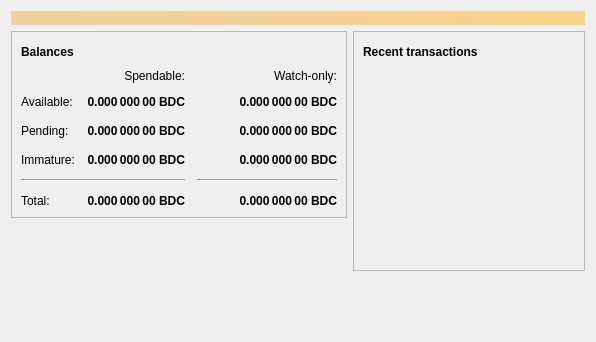
<?xml version="1.0" encoding="UTF-8"?>
<ui version="4.0">
 <class>OverviewPage</class>
 <widget class="QWidget" name="OverviewPage">
  <property name="geometry">
   <rect>
    <x>0</x>
    <y>0</y>
    <width>596</width>
    <height>342</height>
   </rect>
  </property>
  <property name="windowTitle">
   <string>Form</string>
  </property>
  <layout class="QVBoxLayout" name="topLayout">
   <item>
    <widget class="QLabel" name="labelAlerts">
     <property name="visible">
      <bool>false</bool>
     </property>
     <property name="styleSheet">
      <string notr="true">background-color: qlineargradient(x1: 0, y1: 0, x2: 1, y2: 0, stop:0 #F0D0A0, stop:1 #F8D488); color:#000000;</string>
     </property>
     <property name="wordWrap">
      <bool>true</bool>
     </property>
     <property name="margin">
      <number>3</number>
     </property>
    </widget>
   </item>
   <item>
    <layout class="QHBoxLayout" name="horizontalLayout" stretch="1,1">
     <item>
      <layout class="QVBoxLayout" name="verticalLayout_2">
       <item>
        <widget class="QFrame" name="frame">
         <property name="frameShape">
          <enum>QFrame::StyledPanel</enum>
         </property>
         <property name="frameShadow">
          <enum>QFrame::Raised</enum>
         </property>
         <layout class="QVBoxLayout" name="verticalLayout_4">
          <item>
           <layout class="QHBoxLayout" name="horizontalLayout_4">
            <item>
             <widget class="QLabel" name="label_5">
              <property name="font">
               <font>
                <weight>75</weight>
                <bold>true</bold>
               </font>
              </property>
              <property name="text">
               <string>Balances</string>
              </property>
             </widget>
            </item>
            <item>
             <widget class="QPushButton" name="labelWalletStatus">
              <property name="enabled">
               <bool>false</bool>
              </property>
              <property name="maximumSize">
               <size>
                <width>30</width>
                <height>16777215</height>
               </size>
              </property>
              <property name="toolTip">
               <string>The displayed information may be out of date. Your wallet automatically synchronizes with the Beardcoin network after a connection is established, but this process has not completed yet.</string>
              </property>
              <property name="text">
               <string/>
              </property>
              <property name="icon">
               <iconset resource="../beardcoin.qrc">
                <normaloff>:/icons/warning</normaloff>
                <disabledoff>:/icons/warning</disabledoff>:/icons/warning</iconset>
              </property>
              <property name="iconSize">
               <size>
                <width>24</width>
                <height>24</height>
               </size>
              </property>
              <property name="flat">
               <bool>true</bool>
              </property>
             </widget>
            </item>
            <item>
             <spacer name="horizontalSpacer_3">
              <property name="orientation">
               <enum>Qt::Horizontal</enum>
              </property>
              <property name="sizeHint" stdset="0">
               <size>
                <width>40</width>
                <height>20</height>
               </size>
              </property>
             </spacer>
            </item>
           </layout>
          </item>
          <item>
           <layout class="QGridLayout" name="gridLayout">
            <property name="spacing">
             <number>12</number>
            </property>
            <item row="2" column="2">
             <widget class="QLabel" name="labelWatchPending">
              <property name="font">
               <font>
                <weight>75</weight>
                <bold>true</bold>
               </font>
              </property>
              <property name="cursor">
               <cursorShape>IBeamCursor</cursorShape>
              </property>
              <property name="toolTip">
               <string>Unconfirmed transactions to watch-only addresses</string>
              </property>
              <property name="text">
               <string notr="true">0.000 000 00 BDC</string>
              </property>
              <property name="alignment">
               <set>Qt::AlignRight|Qt::AlignTrailing|Qt::AlignVCenter</set>
              </property>
              <property name="textInteractionFlags">
               <set>Qt::LinksAccessibleByMouse|Qt::TextSelectableByKeyboard|Qt::TextSelectableByMouse</set>
              </property>
             </widget>
            </item>
            <item row="2" column="1">
             <widget class="QLabel" name="labelUnconfirmed">
              <property name="font">
               <font>
                <weight>75</weight>
                <bold>true</bold>
               </font>
              </property>
              <property name="cursor">
               <cursorShape>IBeamCursor</cursorShape>
              </property>
              <property name="toolTip">
               <string>Total of transactions that have yet to be confirmed, and do not yet count toward the spendable balance</string>
              </property>
              <property name="text">
               <string notr="true">0.000 000 00 BDC</string>
              </property>
              <property name="alignment">
               <set>Qt::AlignRight|Qt::AlignTrailing|Qt::AlignVCenter</set>
              </property>
              <property name="textInteractionFlags">
               <set>Qt::LinksAccessibleByMouse|Qt::TextSelectableByKeyboard|Qt::TextSelectableByMouse</set>
              </property>
             </widget>
            </item>
            <item row="3" column="2">
             <widget class="QLabel" name="labelWatchImmature">
              <property name="font">
               <font>
                <weight>75</weight>
                <bold>true</bold>
               </font>
              </property>
              <property name="cursor">
               <cursorShape>IBeamCursor</cursorShape>
              </property>
              <property name="toolTip">
               <string>Mined balance in watch-only addresses that has not yet matured</string>
              </property>
              <property name="text">
               <string notr="true">0.000 000 00 BDC</string>
              </property>
              <property name="alignment">
               <set>Qt::AlignRight|Qt::AlignTrailing|Qt::AlignVCenter</set>
              </property>
              <property name="textInteractionFlags">
               <set>Qt::LinksAccessibleByMouse|Qt::TextSelectableByKeyboard|Qt::TextSelectableByMouse</set>
              </property>
             </widget>
            </item>
            <item row="4" column="0" colspan="2">
             <widget class="Line" name="line">
              <property name="orientation">
               <enum>Qt::Horizontal</enum>
              </property>
             </widget>
            </item>
            <item row="4" column="2">
             <widget class="Line" name="lineWatchBalance">
              <property name="sizePolicy">
               <sizepolicy hsizetype="Preferred" vsizetype="Fixed">
                <horstretch>0</horstretch>
                <verstretch>0</verstretch>
               </sizepolicy>
              </property>
              <property name="minimumSize">
               <size>
                <width>140</width>
                <height>0</height>
               </size>
              </property>
              <property name="orientation">
               <enum>Qt::Horizontal</enum>
              </property>
             </widget>
            </item>
            <item row="5" column="0">
             <widget class="QLabel" name="labelTotalText">
              <property name="text">
               <string>Total:</string>
              </property>
             </widget>
            </item>
            <item row="3" column="1">
             <widget class="QLabel" name="labelImmature">
              <property name="font">
               <font>
                <weight>75</weight>
                <bold>true</bold>
               </font>
              </property>
              <property name="cursor">
               <cursorShape>IBeamCursor</cursorShape>
              </property>
              <property name="toolTip">
               <string>Mined balance that has not yet matured</string>
              </property>
              <property name="text">
               <string notr="true">0.000 000 00 BDC</string>
              </property>
              <property name="alignment">
               <set>Qt::AlignRight|Qt::AlignTrailing|Qt::AlignVCenter</set>
              </property>
              <property name="textInteractionFlags">
               <set>Qt::LinksAccessibleByMouse|Qt::TextSelectableByKeyboard|Qt::TextSelectableByMouse</set>
              </property>
             </widget>
            </item>
            <item row="2" column="3">
             <spacer name="horizontalSpacer_2">
              <property name="orientation">
               <enum>Qt::Horizontal</enum>
              </property>
              <property name="sizeHint" stdset="0">
               <size>
                <width>40</width>
                <height>20</height>
               </size>
              </property>
             </spacer>
            </item>
            <item row="3" column="0">
             <widget class="QLabel" name="labelImmatureText">
              <property name="text">
               <string>Immature:</string>
              </property>
             </widget>
            </item>
            <item row="5" column="1">
             <widget class="QLabel" name="labelTotal">
              <property name="font">
               <font>
                <weight>75</weight>
                <bold>true</bold>
               </font>
              </property>
              <property name="cursor">
               <cursorShape>IBeamCursor</cursorShape>
              </property>
              <property name="toolTip">
               <string>Your current total balance</string>
              </property>
              <property name="text">
               <string notr="true">0.000 000 00 BDC</string>
              </property>
              <property name="alignment">
               <set>Qt::AlignRight|Qt::AlignTrailing|Qt::AlignVCenter</set>
              </property>
              <property name="textInteractionFlags">
               <set>Qt::LinksAccessibleByMouse|Qt::TextSelectableByKeyboard|Qt::TextSelectableByMouse</set>
              </property>
             </widget>
            </item>
            <item row="5" column="2">
             <widget class="QLabel" name="labelWatchTotal">
              <property name="font">
               <font>
                <weight>75</weight>
                <bold>true</bold>
               </font>
              </property>
              <property name="cursor">
               <cursorShape>IBeamCursor</cursorShape>
              </property>
              <property name="toolTip">
               <string>Current total balance in watch-only addresses</string>
              </property>
              <property name="text">
               <string notr="true">0.000 000 00 BDC</string>
              </property>
              <property name="alignment">
               <set>Qt::AlignRight|Qt::AlignTrailing|Qt::AlignVCenter</set>
              </property>
              <property name="textInteractionFlags">
               <set>Qt::LinksAccessibleByMouse|Qt::TextSelectableByKeyboard|Qt::TextSelectableByMouse</set>
              </property>
             </widget>
            </item>
            <item row="0" column="2">
             <widget class="QLabel" name="labelWatchonly">
              <property name="text">
               <string>Watch-only:</string>
              </property>
              <property name="alignment">
               <set>Qt::AlignRight|Qt::AlignTrailing|Qt::AlignVCenter</set>
              </property>
             </widget>
            </item>
            <item row="1" column="0">
             <widget class="QLabel" name="labelBalanceText">
              <property name="text">
               <string>Available:</string>
              </property>
             </widget>
            </item>
            <item row="1" column="1">
             <widget class="QLabel" name="labelBalance">
              <property name="font">
               <font>
                <weight>75</weight>
                <bold>true</bold>
               </font>
              </property>
              <property name="cursor">
               <cursorShape>IBeamCursor</cursorShape>
              </property>
              <property name="toolTip">
               <string>Your current spendable balance</string>
              </property>
              <property name="text">
               <string notr="true">0.000 000 00 BDC</string>
              </property>
              <property name="alignment">
               <set>Qt::AlignRight|Qt::AlignTrailing|Qt::AlignVCenter</set>
              </property>
              <property name="textInteractionFlags">
               <set>Qt::LinksAccessibleByMouse|Qt::TextSelectableByKeyboard|Qt::TextSelectableByMouse</set>
              </property>
             </widget>
            </item>
            <item row="1" column="2">
             <widget class="QLabel" name="labelWatchAvailable">
              <property name="font">
               <font>
                <weight>75</weight>
                <bold>true</bold>
               </font>
              </property>
              <property name="cursor">
               <cursorShape>IBeamCursor</cursorShape>
              </property>
              <property name="toolTip">
               <string>Your current balance in watch-only addresses</string>
              </property>
              <property name="text">
               <string notr="true">0.000 000 00 BDC</string>
              </property>
              <property name="alignment">
               <set>Qt::AlignRight|Qt::AlignTrailing|Qt::AlignVCenter</set>
              </property>
              <property name="textInteractionFlags">
               <set>Qt::LinksAccessibleByMouse|Qt::TextSelectableByKeyboard|Qt::TextSelectableByMouse</set>
              </property>
             </widget>
            </item>
            <item row="2" column="0">
             <widget class="QLabel" name="labelPendingText">
              <property name="text">
               <string>Pending:</string>
              </property>
             </widget>
            </item>
            <item row="0" column="1">
             <widget class="QLabel" name="labelSpendable">
              <property name="text">
               <string>Spendable:</string>
              </property>
              <property name="alignment">
               <set>Qt::AlignRight|Qt::AlignTrailing|Qt::AlignVCenter</set>
              </property>
             </widget>
            </item>
           </layout>
          </item>
         </layout>
        </widget>
       </item>
       <item>
        <spacer name="verticalSpacer">
         <property name="orientation">
          <enum>Qt::Vertical</enum>
         </property>
         <property name="sizeHint" stdset="0">
          <size>
           <width>20</width>
           <height>40</height>
          </size>
         </property>
        </spacer>
       </item>
      </layout>
     </item>
     <item>
      <layout class="QVBoxLayout" name="verticalLayout_3">
       <item>
        <widget class="QFrame" name="frame_2">
         <property name="frameShape">
          <enum>QFrame::StyledPanel</enum>
         </property>
         <property name="frameShadow">
          <enum>QFrame::Raised</enum>
         </property>
         <layout class="QVBoxLayout" name="verticalLayout">
          <item>
           <layout class="QHBoxLayout" name="horizontalLayout_2">
            <item>
             <widget class="QLabel" name="label_4">
              <property name="font">
               <font>
                <weight>75</weight>
                <bold>true</bold>
               </font>
              </property>
              <property name="text">
               <string>Recent transactions</string>
              </property>
             </widget>
            </item>
            <item>
             <widget class="QPushButton" name="labelTransactionsStatus">
              <property name="enabled">
               <bool>false</bool>
              </property>
              <property name="maximumSize">
               <size>
                <width>30</width>
                <height>16777215</height>
               </size>
              </property>
              <property name="toolTip">
               <string>The displayed information may be out of date. Your wallet automatically synchronizes with the Beardcoin network after a connection is established, but this process has not completed yet.</string>
              </property>
              <property name="text">
               <string/>
              </property>
              <property name="icon">
               <iconset resource="../beardcoin.qrc">
                <normaloff>:/icons/warning</normaloff>
                <disabledoff>:/icons/warning</disabledoff>:/icons/warning</iconset>
              </property>
              <property name="iconSize">
               <size>
                <width>24</width>
                <height>24</height>
               </size>
              </property>
              <property name="flat">
               <bool>true</bool>
              </property>
             </widget>
            </item>
            <item>
             <spacer name="horizontalSpacer">
              <property name="orientation">
               <enum>Qt::Horizontal</enum>
              </property>
              <property name="sizeHint" stdset="0">
               <size>
                <width>40</width>
                <height>20</height>
               </size>
              </property>
             </spacer>
            </item>
           </layout>
          </item>
          <item>
           <widget class="QListView" name="listTransactions">
            <property name="styleSheet">
             <string notr="true">QListView { background: transparent; }</string>
            </property>
            <property name="frameShape">
             <enum>QFrame::NoFrame</enum>
            </property>
            <property name="verticalScrollBarPolicy">
             <enum>Qt::ScrollBarAlwaysOff</enum>
            </property>
            <property name="horizontalScrollBarPolicy">
             <enum>Qt::ScrollBarAlwaysOff</enum>
            </property>
            <property name="selectionMode">
             <enum>QAbstractItemView::NoSelection</enum>
            </property>
           </widget>
          </item>
         </layout>
        </widget>
       </item>
       <item>
        <spacer name="verticalSpacer_2">
         <property name="orientation">
          <enum>Qt::Vertical</enum>
         </property>
         <property name="sizeHint" stdset="0">
          <size>
           <width>20</width>
           <height>40</height>
          </size>
         </property>
        </spacer>
       </item>
      </layout>
     </item>
    </layout>
   </item>
  </layout>
 </widget>
 <resources/>
 <connections/>
</ui>
